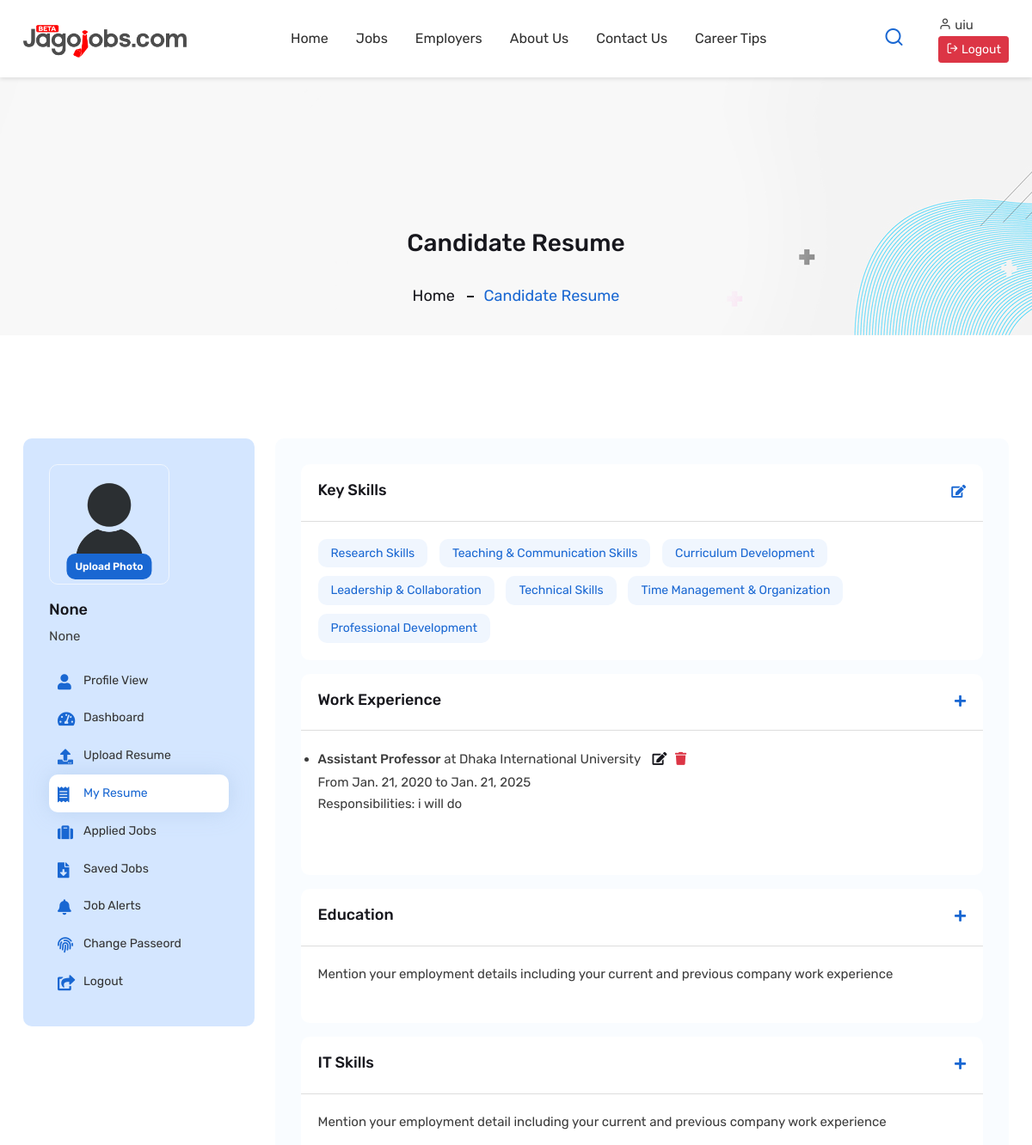
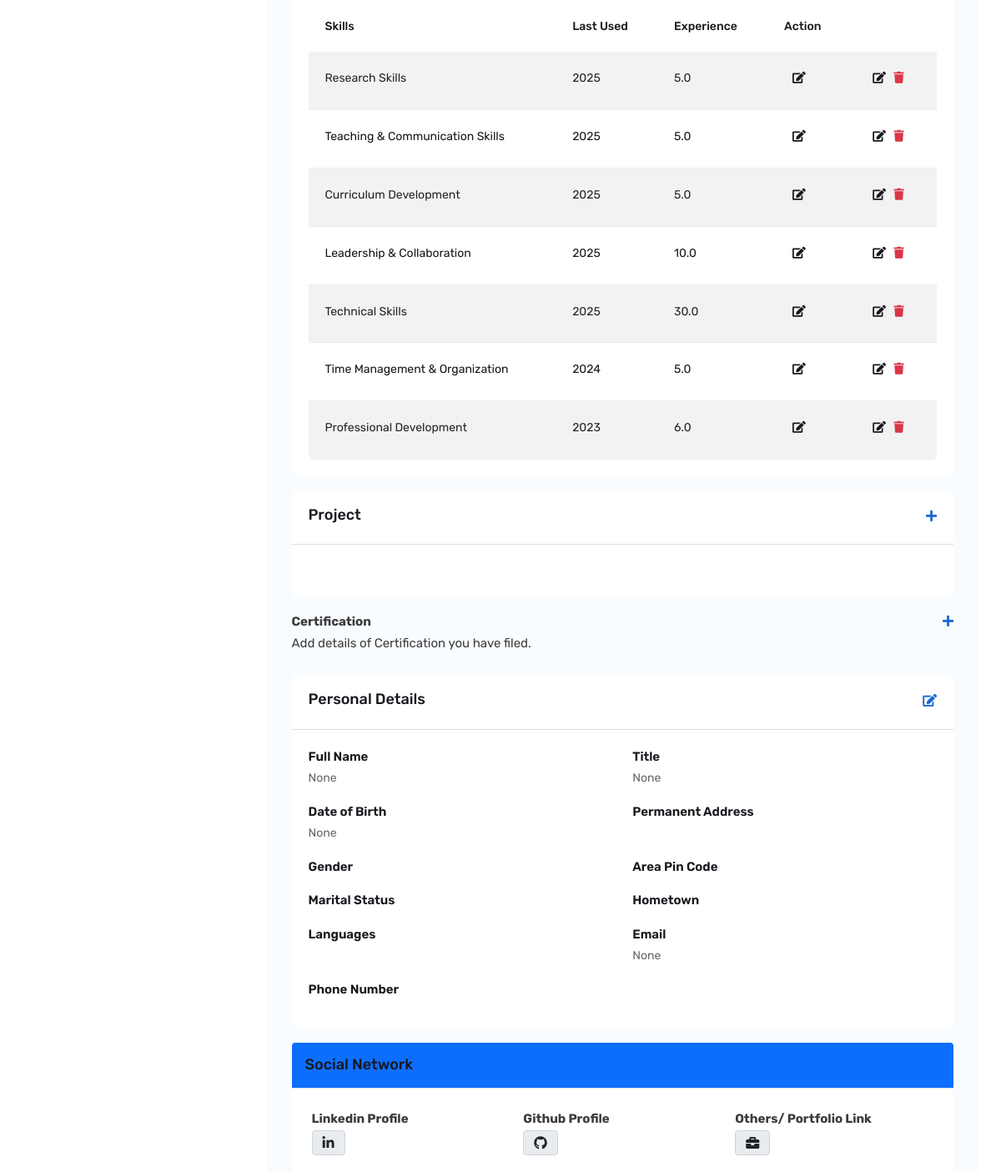
Before: /seeker/resume/14/ (signed in, upper part) with the older database file (2 pictures, top to bottom).
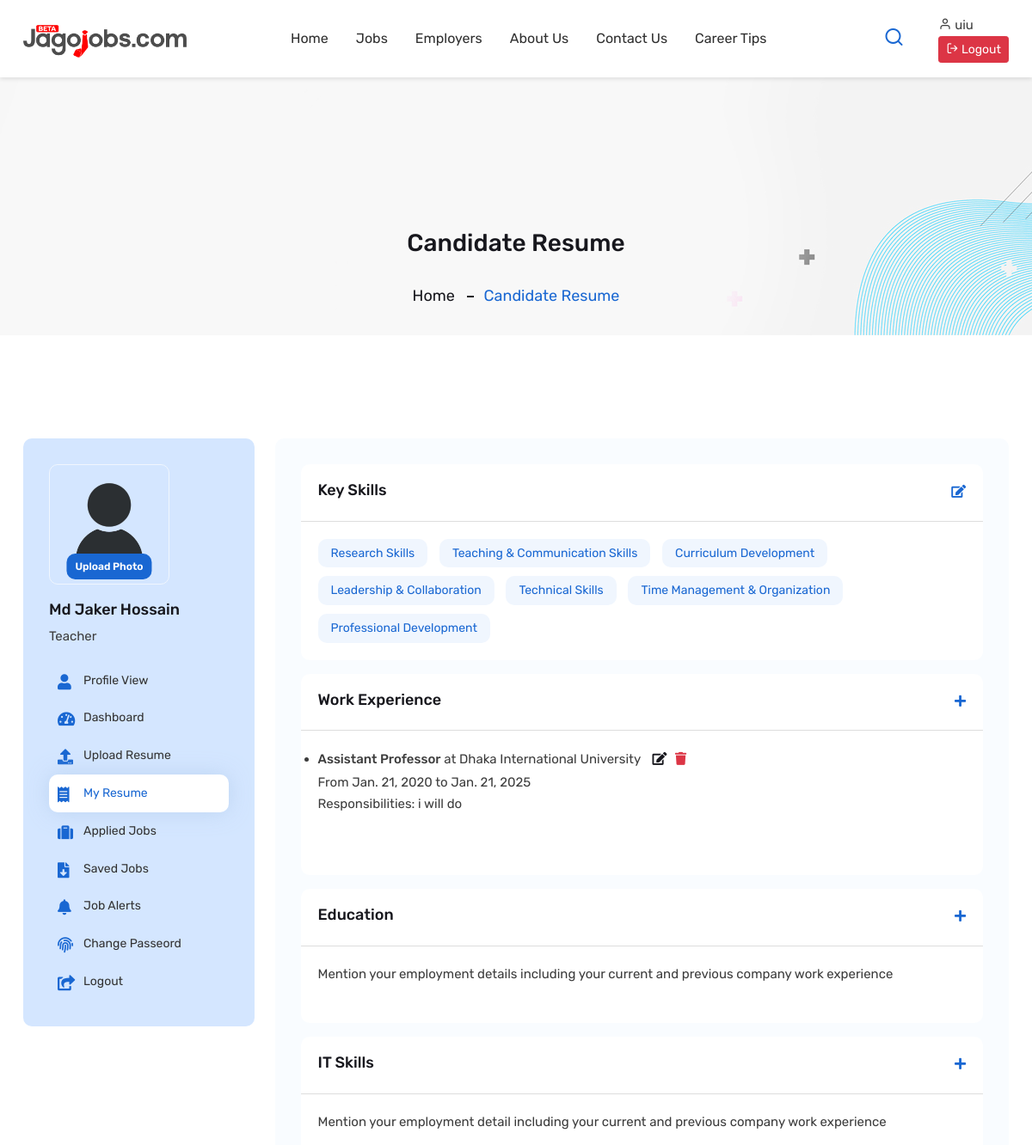
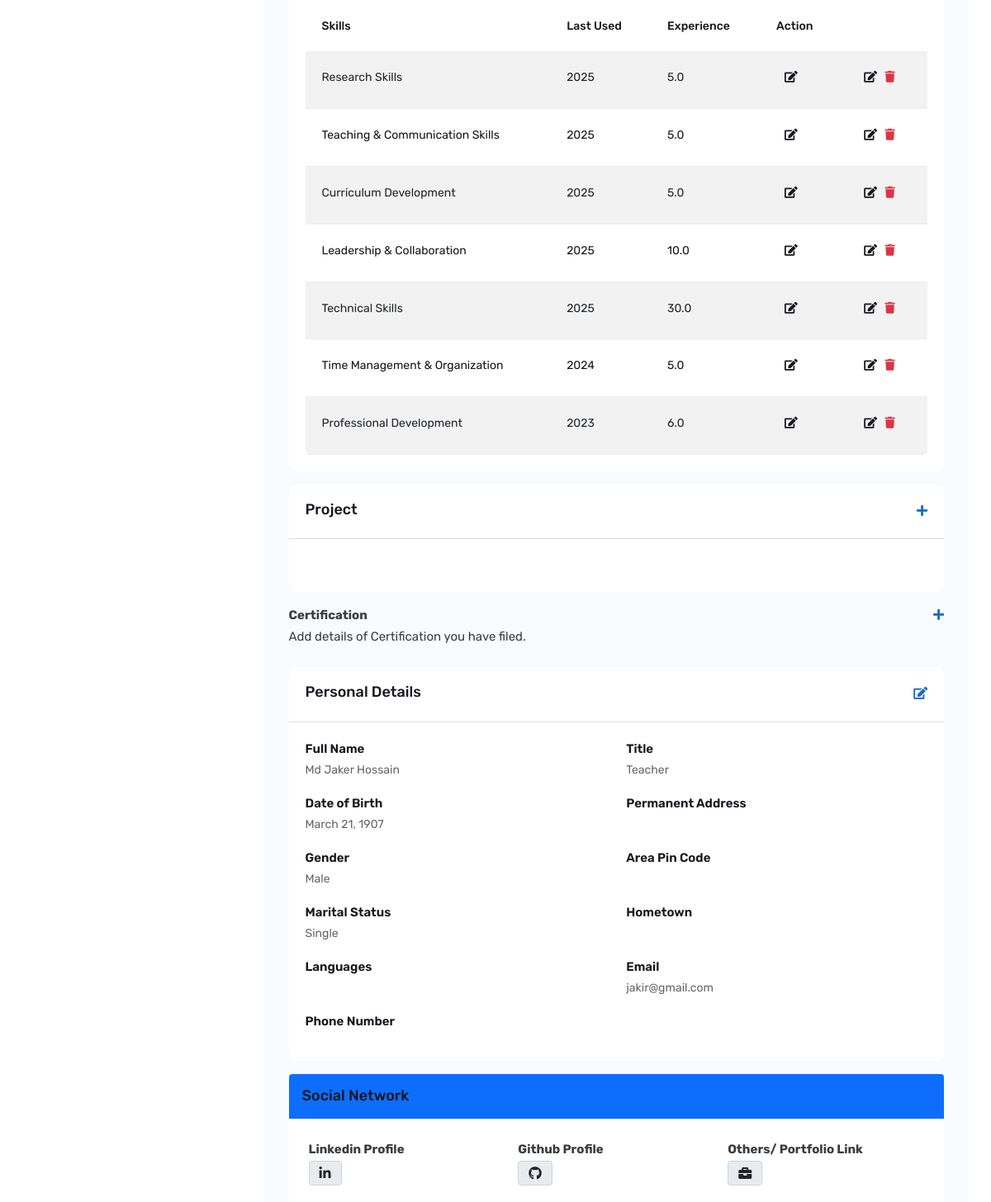
After: the same page with the newer database file (2 pictures, top to bottom).
### seeker/models.py (models this page shows, shortened)
class Resume(models.Model):
    user = models.OneToOneField(
    'accounts.CustomUser', on_delete=models.CASCADE, related_name='resume_profile', blank=True, null=True
    )
    date_of_birth = models.DateField(blank=True, null=True)
    GENDER_CHOICES = [
        ('Male', 'Male'),
        ('Female', 'Female'),
    ]
    gender = models.CharField(max_length=6, choices=GENDER_CHOICES, blank=True)
    MARITAL_STATUS_CHOICES = [
        ('Single', 'Single'),
        ('Married', 'Married'),
    ]
    marital_status = models.CharField(max_length=10, choices=MARITAL_STATUS_CHOICES, blank=True)
    passport_number = models.CharField(max_length=20, blank=True, null=True)
    languages = models.CharField(max_length=255, blank=True)
    permanent_address = models.TextField( blank=True)
    area_pin_code = models.CharField(max_length=10, blank=True)
    hometown = models.CharField(max_length=255, blank=True)
    email = models.EmailField( blank=True, null=True)
    phone_number = models.CharField(max_length=15, blank=True)
    desired_industry = models.ForeignKey(JobCategory, on_delete=models.CASCADE, related_name='job_posts', blank=True, null=True)
    desired_location = models.CharField(max_length=255, blank=True, null=True)
    functional_area = models.CharField(max_length=255, blank=True, null=True)
    JOB_TYPE_CHOICES = [
        ('Full Time', 'Full Time'), ('Part Time', 'Part Time'), ('Contractual', 'Contractual'), ('Internship', 'Internship')
    ]
    job_type = models.CharField(max_length=100, blank=True, choices=JOB_TYPE_CHOICES)
    expected_salary = models.DecimalField(max_digits=10, blank=True, decimal_places=2, default=0.0)
    availability_to_join = models.DateField( blank=True, null=True)
    profile_summary = models.TextField(blank=True, null=True)
    linkedin_profile = models.URLField(blank=True, null=True)
    github_profile = models.URLField(blank=True, null=True)
    portfolio_link = models.URLField(blank=True, null=True)
    name = models.CharField(max_length=255, blank=True, null=True, verbose_name="Full Name")
    title = models.CharField(max_length=255, blank=True, null=True, verbose_name="Professional Title")
    image = models.ImageField(upload_to='media/seeker_image/', blank=True, null=True, verbose_name="Seeker Image", default='media/default/default_logo.png')

### seeker/views.py (the view)
# urls.py: path('resume/<int:resume_id>/', views.resume_detail, name='resume_detail'),
@login_required
def resume_detail(request, resume_id):
    resume = get_object_or_404(Resume, id=resume_id)
    educations = resume.educations.all()
    employments = resume.employments.all()
    skills = resume.skills.all()
    projects = resume.projects.all()
    certifications = resume.certifications.all()
    context = {
        'resume': resume,
        'educations': educations,
        'employments': employments,
        'skills': skills,
        'projects': projects,
        'certifications': certifications,
    }
    return render(request, 'resume_detail.html', context)

### accounts/context_processors.py (called while the page is built)
def user_role(request):
    if request.user.is_authenticated:
        return {'user_role': request.user.role}
    return {}

### seeker/templates/resume_detail.html (shortened to what the changed rows need)
{% extends 'base.html' %}
{% load static %}
{% block body %}
        <div class="page-content">
            <div class="wt-bnr-inr overlay-wraper bg-center" style="background-image:url('{% static 'images/banner/1.jpeg' %}');">
                <div class="container">
                    <div class="wt-bnr-inr-entry">
                        <div class="banner-title-outer">
                            <div class="banner-title-name">
                                <h2 class="wt-title">Candidate Resume</h2>
                            </div>
                        </div>
                    </div>
                </div>
            </div>
            <div class="section-full p-t120  p-b90 site-bg-white">
                <div class="container">
                    <div class="row">
                        <div class="col-xl-3 col-lg-4 col-md-12 rightSidebar m-b30">
                            <div class="side-bar-st-1">
                                <div class="dashboard-profile-pic">
                                    <div class="dashboard-profile-photo">
                                        <img src="{{ resume.image.url }}" alt="">
                                        <div class="upload-btn-wrapper">
                                            <div id="upload-image-grid"></div>
                                            <button class="site-button button-sm">Upload Photo</button>
                                        </div>
                                    </div>
                                </div>
                                <div class="twm-mid-content ">
                                    <a href="candidate-detail.html" class="twm-job-title">
                                        <h4>{{ resume.name }} </h4>
                                    </a>
                                    <p>{{ resume.title }}</p>
                                </div>
                            </div>
                        </div>
                        <div class="col-xl-9 col-lg-8 col-md-12 m-b30">
                            <div class="twm-right-section-panel site-bg-gray">
                                    <div class="panel panel-default mb-3">
                                        <div class="panel-body wt-panel-body p-a20 ">
                                            <div class="twm-panel-inner">
                                                <div class="table-responsive">
                                                    <table class="table twm-table table-striped table-borderless">
                                                    <thead>
                                                        <tr>
                                                            <th>Skills</th>
                                                            <th>Last Used</th>
                                                            <th>Experience</th>
                                                            <th>Action</th>
                                                        </tr>
                                                    </thead>
                                                    </table>
                                                </div>
                                            </div>
                                        </div>
                                    </div>
                                    <div class="panel panel-default mb-3">
                                        <div class="panel-body wt-panel-body p-a20 ">
                                            <div class="twm-panel-inner">
                                                <div class="row">
                                                    <div class="col-md-6">
                                                        <div class="twm-s-detail-section">
                                                            <div class="twm-title">Full Name</div>
                                                            <span class="twm-s-info-discription">{{ resume.name }}</span>
                                                        </div>
                                                    </div>
                                                    <div class="col-md-6">
                                                        <div class="twm-s-detail-section">
                                                            <div class="twm-title">Title</div>
                                                            <span class="twm-s-info-discription">{{ resume.title }}</span>
                                                        </div>
                                                    </div>
                                                    <div class="col-md-6">
                                                        <div class="twm-s-detail-section">
                                                            <div class="twm-title">Date of Birth</div>
                                                            <span class="twm-s-info-discription">{{ resume.date_of_birth }}</span>
                                                        </div>
                                                    </div>
                                                    <div class="col-md-6">
                                                        <div class="twm-s-detail-section">
                                                            <div class="twm-title">Gender</div>
                                                            <span class="twm-s-info-discription">{{ resume.gender }}</span>
                                                        </div>
                                                    </div>
                                                    <div class="col-md-6">
                                                        <div class="twm-s-detail-section">
                                                            <div class="twm-title">Marital Status</div>
                                                            <span class="twm-s-info-discription">{{ resume.marital_status }}</span>
                                                        </div>
                                                    </div>
                                                    <div class="col-md-6">
                                                        <div class="twm-s-detail-section">
                                                            <div class="twm-title">Email</div>
                                                            <span class="twm-s-info-discription">{{ resume.email }}</span>
                                                        </div>
                                                    </div>
                                                </div>
                                            </div>
                                        </div>
                                    </div>
                                    {% load static %}
                            </div>
                        </div>
                    </div>
                </div>
            </div>
        </div>
{% endblock %}

Changed rows visible on the page:
changed Resume: name "None" → "Md Jaker Hossain"; title "None" → "Teacher"; date_of_birth "None" → "March 21, 1907"; gender (not shown) → "Male"; marital_status (not shown) → "Single"; email "None" → "jakir@gmail.com"
